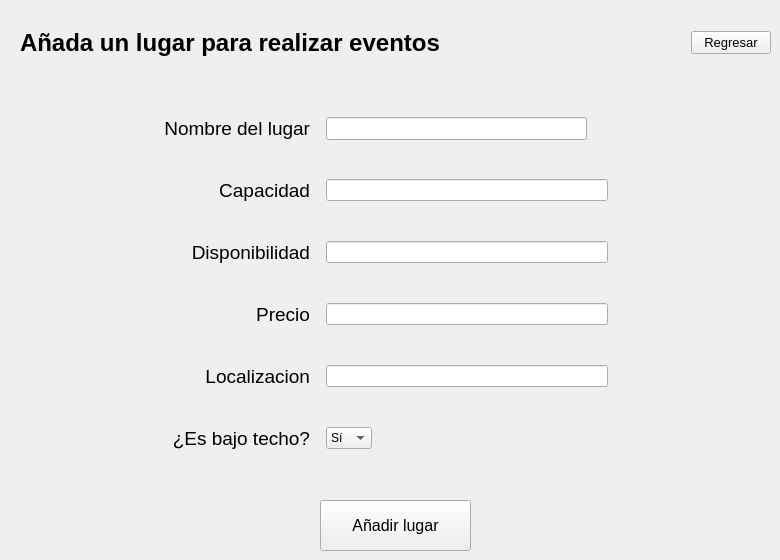
    <widget class="QWidget" name="page11_Anadir_Lugar">
     <widget class="QPushButton" name="pushButton_anadir_lugar">
      <property name="geometry">
       <rect>
        <x>320</x>
        <y>500</y>
        <width>151</width>
        <height>51</height>
       </rect>
      </property>
      <property name="font">
       <font>
        <pointsize>12</pointsize>
       </font>
      </property>
      <property name="text">
       <string>Añadir lugar</string>
      </property>
     </widget>
     <widget class="QWidget" name="layoutWidget">
      <property name="geometry">
       <rect>
        <x>20</x>
        <y>20</y>
        <width>751</width>
        <height>46</height>
       </rect>
      </property>
      <layout class="QHBoxLayout" name="horizontalLayout">
       <item>
        <widget class="QLabel" name="label_anada_lugar">
         <property name="text">
          <string>&lt;html&gt;&lt;head/&gt;&lt;body&gt;&lt;p&gt;&lt;span style=&quot; font-size:18pt; font-weight:700;&quot;&gt;Añada un lugar para realizar eventos        &lt;/span&gt;&lt;/p&gt;&lt;/body&gt;&lt;/html&gt;</string>
         </property>
        </widget>
       </item>
       <item alignment="Qt::AlignRight|Qt::AlignVCenter">
        <widget class="QPushButton" name="pushButton_Regresar_Anadir_Lugares">
         <property name="enabled">
          <bool>true</bool>
         </property>
         <property name="maximumSize">
          <size>
           <width>226</width>
           <height>16777215</height>
          </size>
         </property>
         <property name="font">
          <font>
           <pointsize>10</pointsize>
          </font>
         </property>
         <property name="mouseTracking">
          <bool>false</bool>
         </property>
         <property name="text">
          <string>Regresar</string>
         </property>
         <property name="checkable">
          <bool>false</bool>
         </property>
         <property name="autoRepeat">
          <bool>false</bool>
         </property>
         <property name="autoExclusive">
          <bool>false</bool>
         </property>
         <property name="autoDefault">
          <bool>false</bool>
         </property>
         <property name="default">
          <bool>false</bool>
         </property>
         <property name="flat">
          <bool>false</bool>
         </property>
        </widget>
       </item>
      </layout>
     </widget>
     <widget class="QWidget" name="layoutWidget">
      <property name="geometry">
       <rect>
        <x>160</x>
        <y>90</y>
        <width>451</width>
        <height>387</height>
       </rect>
      </property>
      <layout class="QFormLayout" name="formLayout_2">
       <property name="sizeConstraint">
        <enum>QLayout::SetDefaultConstraint</enum>
       </property>
       <property name="fieldGrowthPolicy">
        <enum>QFormLayout::ExpandingFieldsGrow</enum>
       </property>
       <property name="rowWrapPolicy">
        <enum>QFormLayout::DontWrapRows</enum>
       </property>
       <property name="labelAlignment">
        <set>Qt::AlignRight|Qt::AlignTrailing|Qt::AlignVCenter</set>
       </property>
       <property name="formAlignment">
        <set>Qt::AlignCenter</set>
       </property>
       <property name="horizontalSpacing">
        <number>16</number>
       </property>
       <property name="verticalSpacing">
        <number>39</number>
       </property>
       <property name="leftMargin">
        <number>3</number>
       </property>
       <property name="topMargin">
        <number>3</number>
       </property>
       <property name="rightMargin">
        <number>3</number>
       </property>
       <property name="bottomMargin">
        <number>3</number>
       </property>
       <item row="0" column="0">
        <widget class="QLabel" name="label_nombre_lugar">
         <property name="text">
          <string>&lt;html&gt;&lt;head/&gt;&lt;body&gt;&lt;p align=&quot;right&quot;&gt;&lt;span style=&quot; font-size:14pt;&quot;&gt;Nombre del lugar&lt;/span&gt;&lt;/p&gt;&lt;/body&gt;&lt;/html&gt;</string>
         </property>
        </widget>
       </item>
       <item row="0" column="1">
        <widget class="QLineEdit" name="lineEdit_nombre">
         <property name="maximumSize">
          <size>
           <width>261</width>
           <height>28</height>
          </size>
         </property>
        </widget>
       </item>
       <item row="1" column="0">
        <widget class="QLabel" name="label_capacidad">
         <property name="text">
          <string>&lt;html&gt;&lt;head/&gt;&lt;body&gt;&lt;p align=&quot;right&quot;&gt;&lt;span style=&quot; font-size:14pt;&quot;&gt;Capacidad&lt;/span&gt;&lt;/p&gt;&lt;/body&gt;&lt;/html&gt;</string>
         </property>
        </widget>
       </item>
       <item row="1" column="1">
        <widget class="QLineEdit" name="lineEdit_capacidad"/>
       </item>
       <item row="2" column="0">
        <widget class="QLabel" name="label_disponibilidad">
         <property name="text">
          <string>&lt;html&gt;&lt;head/&gt;&lt;body&gt;&lt;p align=&quot;right&quot;&gt;&lt;span style=&quot; font-size:14pt;&quot;&gt;Disponibilidad&lt;/span&gt;&lt;/p&gt;&lt;/body&gt;&lt;/html&gt;</string>
         </property>
        </widget>
       </item>
       <item row="2" column="1">
        <widget class="QLineEdit" name="lineEdit_disponibilidad"/>
       </item>
       <item row="3" column="0">
        <widget class="QLabel" name="label_precio">
         <property name="text">
          <string>&lt;html&gt;&lt;head/&gt;&lt;body&gt;&lt;p align=&quot;right&quot;&gt;&lt;span style=&quot; font-size:14pt;&quot;&gt;Precio&lt;/span&gt;&lt;/p&gt;&lt;/body&gt;&lt;/html&gt;</string>
         </property>
        </widget>
       </item>
       <item row="3" column="1">
        <widget class="QLineEdit" name="lineEdit_precio"/>
       </item>
       <item row="4" column="0">
        <widget class="QLabel" name="label_localizacion">
         <property name="text">
          <string>&lt;html&gt;&lt;head/&gt;&lt;body&gt;&lt;p align=&quot;right&quot;&gt;&lt;span style=&quot; font-size:14pt;&quot;&gt;Localizacion&lt;/span&gt;&lt;/p&gt;&lt;/body&gt;&lt;/html&gt;</string>
         </property>
        </widget>
       </item>
       <item row="4" column="1">
        <widget class="QLineEdit" name="lineEdit_localizacion"/>
       </item>
       <item row="5" column="0">
        <widget class="QLabel" name="label_bajo_techo">
         <property name="text">
          <string>&lt;html&gt;&lt;head/&gt;&lt;body&gt;&lt;p align=&quot;right&quot;&gt;&lt;span style=&quot; font-size:14pt;&quot;&gt;¿Es bajo techo?&lt;/span&gt;&lt;/p&gt;&lt;/body&gt;&lt;/html&gt;</string>
         </property>
        </widget>
       </item>
       <item row="5" column="1">
        <widget class="QComboBox" name="comboBox_techo">
         <property name="enabled">
          <bool>true</bool>
         </property>
         <item>
          <property name="text">
           <string>Sí</string>
          </property>
         </item>
         <item>
          <property name="text">
           <string>No</string>
          </property>
         </item>
        </widget>
       </item>
      </layout>
     </widget>
    </widget>
